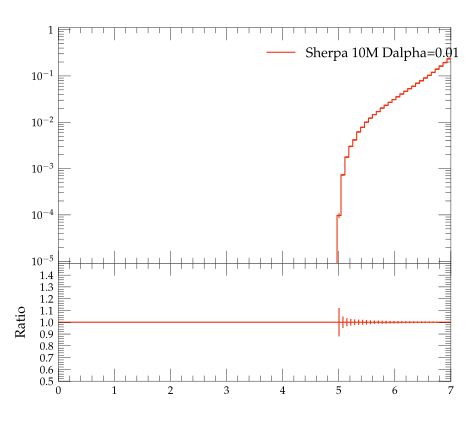

The script that saved this image:
#! /usr/bin/env python

# This Python script was auto-generated using YODA v2.0.0.
# Analysis object: /evtb/cutEg_t_e
# Timestamp: 13-04-2024 (01:44:13)

import matplotlib as mpl
import matplotlib.pyplot as plt
mpl.use('Agg') # comment out for interactive use
import os
import numpy as np

plotDir = os.path.split(os.path.realpath(__file__))[0]
if 'YODA_USER_PLOT_PATH' in globals():
    plot_outdir = globals()['YODA_USER_PLOT_PATH']
else:
    plot_outdir = plotDir

#plot style
plt.style.use(os.path.join(plotDir, '../default.mplstyle'))
# plot metadata
figW, figH = plt.rcParams['figure.figsize']
ax_xLabel = r''
ax_yLabel = r''
ax_title  = r''
ax_xScale = 'linear'
ax_yScale = 'log'
xLims = (0.0, 7.0)
yLims = (9e-06, 1.1)

# TeX-friendly labels for the legend
labels = [ r"Sherpa 10M Dalpha=0.01" ]

# Create figure and axis objects
fig, (ax, ratio0_ax) = plt.subplots(2, 1, sharex=True,
                  figsize=(figW,figH), gridspec_kw={'height_ratios': (2, 1)})
ratio0_ax.yaxis.set_major_locator(mpl.ticker.MultipleLocator(0.1))
ratio0_ax.set_ylim(0.5, 1.4999)
ratio0_ax.set_ylabel('Ratio')

# LineColor map: curve index -> color
linecolors = {0: '#EE3311'}
# the numerical data is stored in a separate file
dataf = dict()
prefix = os.path.split(__file__)[0]
if prefix:    prefix = prefix + '/'
exec(open(prefix+'cutEg_t_e__data.py').read(), dataf)


legend_handles = [] # keep track of handles for the legend

# style options for curves
# starts at zorder>=5 to draw curve on top of legend
styles = {
  'curve0': {
    'color' : linecolors[0],
    'linestyle' : '-',
    'marker' : 'o',
    'zorder' : 5,
    'histstyle' : True,
  },
}
# curve from input yoda files in main panel
for label in dataf['yvals'].keys():
    if all(np.isnan(v) for v in dataf['yvals'][label]):
        continue
    tmp = None
    if styles[label]['histstyle']: # draw as histogram
        tmp, = ax.plot(dataf['xedges'], dataf['yedges'][label],
                       color=styles[label]['color'],
                       linestyle=styles[label]['linestyle'],
                       drawstyle='steps-pre', solid_joinstyle='miter',
                       zorder=styles[label]['zorder'], label=label)
        ax.errorbar(dataf['xpoints'], dataf['yvals'][label], color=styles[label]['color'],
                    xerr=dataf['xerrs'], yerr=[dataf['ydowns'][label], dataf['yups'][label]],
                    linestyle='none', zorder=styles[label]['zorder'])
    else: # draw as scatter
        tmp = ax.errorbar(dataf['xpoints'], dataf['yvals'][label],
                          xerr=dataf['xerrs'],
                          yerr=[ dataf['ydowns'][label],
                          dataf['yups'][label] ],
                          fmt=styles[label]['marker'],
                          ecolor=styles[label]['color'],
                          color=styles[label]['color'], zorder=2)
        tmp[-1][0].set_linestyle(styles[label]['linestyle'])
    legend_handles += [tmp]
    for varLabel in dataf['variation_yvals'].keys():
        if varLabel.startswith(label):
            tmp, = ax.plot(dataf['xedges'], dataf['variation_yvals'][varLabel],
                           color=styles[label]['color'],
                           linestyle=styles[label]['linestyle'],
                           drawstyle='steps-pre', solid_joinstyle='miter',
                           zorder=styles[label]['zorder'], alpha=0.5)


# plots on ratio panel
# curve from input yoda files in ratio panel
for label, yvals in dataf['ratio0_yvals'].items():
    if all(np.isnan(v) for v in yvals):
        continue
    if styles[label]['histstyle']: # plot as histogram
        ratio0_ax.plot(dataf['xedges'], yvals,
                       color=styles[label]['color'],
                       linestyle=styles[label]['linestyle'],
                       drawstyle='steps-pre', zorder=1,
                       solid_joinstyle='miter')
        ratio0_ax.vlines(dataf['xpoints'],
                         dataf['ratio0_ymin'][label],
                         dataf['ratio0_ymax'][label],
                         color=styles[label]['color'], zorder=1)
    else: # plot as scatter
        tmp = ratio0_ax.errorbar(dataf['xpoints'],
                                 yvals, xerr=dataf['xerrs'],
                                 yerr=dataf['ratio0_yerrs'][label],
                                 fmt=styles[label]['marker'],
                                 ecolor=styles[label]['color'],
                                 color=styles[label]['color'])
        tmp[-1][0].set_linestyle(styles[label]['linestyle'])

    for varlabel in dataf['ratio0_variation_vals'].keys():
        if varlabel.startswith(label):
            ratio0_ax.plot(dataf['xedges'],
                            dataf['ratio0_variation_vals'][varlabel],
                            color=styles[label]['color'],
                            linestyle=styles[label]['linestyle'],
                            drawstyle='steps-pre', solid_joinstyle='miter',
                            zorder=1, alpha=0.5)

legend_pos = (0.5, 0.97)
ax.legend(legend_handles, labels, loc='upper left', bbox_to_anchor=legend_pos)

# set plot metadata as defined above
ratio0_ax.set_xlabel(ax_xLabel)
ratio0_ax.xaxis.set_label_coords(1., -.15)
ax.set_ylabel(ax_yLabel, loc='top')
ax.set_title(ax_title, loc='left')
ax.set_xscale(ax_xScale)
ax.set_yscale(ax_yScale)
ax.set_xlim(xLims)
ax.set_ylim(yLims)

# tick formatting
plt.rcParams['xtick.top'] = True
plt.rcParams['ytick.right'] = True
ax.yaxis.set_major_locator(mpl.ticker.LogLocator(base=10.0, numticks=np.inf))
ax.yaxis.set_minor_locator(mpl.ticker.LogLocator(
                           base=10.0, subs=np.arange(0.1, 1, 0.1), numticks=np.inf))
fig.align_ylabels((ax, ratio0_ax))
plt.savefig(os.path.join(plot_outdir, 'cutEg_t_e.pdf'), format='PDF')
plt.savefig(os.path.join(plot_outdir, 'cutEg_t_e.png'), format='PNG')

plt.close(fig)
